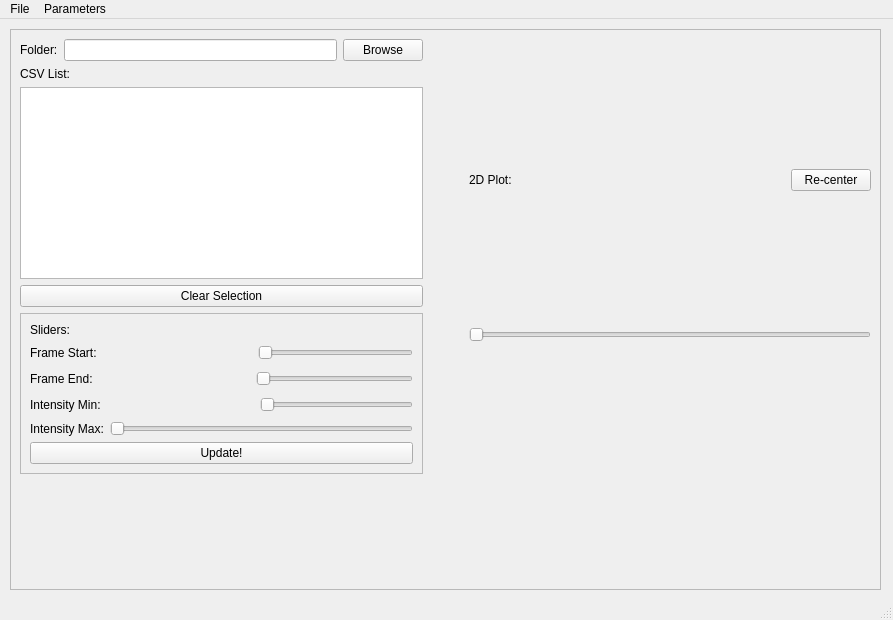
<?xml version="1.0" encoding="UTF-8"?>
<ui version="4.0">
 <class>MainWindow</class>
 <widget class="QMainWindow" name="MainWindow">
  <property name="geometry">
   <rect>
    <x>0</x>
    <y>0</y>
    <width>893</width>
    <height>620</height>
   </rect>
  </property>
  <property name="windowTitle">
   <string>MainWindow</string>
  </property>
  <widget class="QWidget" name="centralwidget">
   <widget class="QFrame" name="main_frame">
    <property name="geometry">
     <rect>
      <x>10</x>
      <y>10</y>
      <width>871</width>
      <height>561</height>
     </rect>
    </property>
    <property name="frameShape">
     <enum>QFrame::StyledPanel</enum>
    </property>
    <property name="frameShadow">
     <enum>QFrame::Raised</enum>
    </property>
    <layout class="QGridLayout" name="gridLayout">
     <item row="0" column="0">
      <layout class="QVBoxLayout" name="verticalLayout_4">
       <item>
        <layout class="QHBoxLayout" name="horizontalLayout_7" stretch="0,0,0">
         <item>
          <layout class="QVBoxLayout" name="side_bar">
           <item>
            <layout class="QHBoxLayout" name="horizontalLayout_5">
             <item>
              <widget class="QLabel" name="label">
               <property name="text">
                <string>Folder:</string>
               </property>
              </widget>
             </item>
             <item>
              <widget class="QLineEdit" name="dir_name_edit"/>
             </item>
             <item>
              <widget class="QPushButton" name="dir_btn">
               <property name="text">
                <string>Browse</string>
               </property>
              </widget>
             </item>
            </layout>
           </item>
           <item>
            <layout class="QVBoxLayout" name="verticalLayout_2">
             <item>
              <widget class="QLabel" name="csv_list_label">
               <property name="text">
                <string>CSV List:</string>
               </property>
              </widget>
             </item>
             <item>
              <widget class="QListWidget" name="csv_list"/>
             </item>
             <item>
              <widget class="QPushButton" name="clear_csvs_btn">
               <property name="text">
                <string>Clear Selection</string>
               </property>
              </widget>
             </item>
             <item>
              <widget class="QFrame" name="frame_4">
               <property name="frameShape">
                <enum>QFrame::StyledPanel</enum>
               </property>
               <property name="frameShadow">
                <enum>QFrame::Raised</enum>
               </property>
               <layout class="QVBoxLayout" name="verticalLayout">
                <item>
                 <widget class="QLabel" name="label_9">
                  <property name="text">
                   <string>Sliders:</string>
                  </property>
                 </widget>
                </item>
                <item>
                 <layout class="QHBoxLayout" name="horizontalLayout">
                  <item>
                   <widget class="QLabel" name="frame_start_slider">
                    <property name="text">
                     <string>Frame Start:</string>
                    </property>
                   </widget>
                  </item>
                  <item>
                   <spacer name="horizontalSpacer">
                    <property name="orientation">
                     <enum>Qt::Horizontal</enum>
                    </property>
                    <property name="sizeHint" stdset="0">
                     <size>
                      <width>40</width>
                      <height>20</height>
                     </size>
                    </property>
                   </spacer>
                  </item>
                  <item>
                   <widget class="QSlider" name="horizontalSlider">
                    <property name="orientation">
                     <enum>Qt::Horizontal</enum>
                    </property>
                   </widget>
                  </item>
                 </layout>
                </item>
                <item>
                 <layout class="QHBoxLayout" name="horizontalLayout_2">
                  <item>
                   <widget class="QLabel" name="frame_end_slider">
                    <property name="text">
                     <string>Frame End:</string>
                    </property>
                   </widget>
                  </item>
                  <item>
                   <spacer name="horizontalSpacer_2">
                    <property name="orientation">
                     <enum>Qt::Horizontal</enum>
                    </property>
                    <property name="sizeHint" stdset="0">
                     <size>
                      <width>40</width>
                      <height>20</height>
                     </size>
                    </property>
                   </spacer>
                  </item>
                  <item>
                   <widget class="QSlider" name="horizontalSlider_2">
                    <property name="orientation">
                     <enum>Qt::Horizontal</enum>
                    </property>
                   </widget>
                  </item>
                 </layout>
                </item>
                <item>
                 <layout class="QHBoxLayout" name="horizontalLayout_3">
                  <item>
                   <widget class="QLabel" name="min_intensity_slider">
                    <property name="text">
                     <string>Intensity Min:</string>
                    </property>
                   </widget>
                  </item>
                  <item>
                   <spacer name="horizontalSpacer_3">
                    <property name="orientation">
                     <enum>Qt::Horizontal</enum>
                    </property>
                    <property name="sizeHint" stdset="0">
                     <size>
                      <width>40</width>
                      <height>20</height>
                     </size>
                    </property>
                   </spacer>
                  </item>
                  <item>
                   <widget class="QSlider" name="horizontalSlider_3">
                    <property name="orientation">
                     <enum>Qt::Horizontal</enum>
                    </property>
                   </widget>
                  </item>
                 </layout>
                </item>
                <item>
                 <layout class="QHBoxLayout" name="horizontalLayout_4">
                  <item>
                   <widget class="QLabel" name="max_intensity_slider">
                    <property name="text">
                     <string>Intensity Max:</string>
                    </property>
                   </widget>
                  </item>
                  <item>
                   <widget class="QSlider" name="horizontalSlider_4">
                    <property name="orientation">
                     <enum>Qt::Horizontal</enum>
                    </property>
                   </widget>
                  </item>
                 </layout>
                </item>
                <item>
                 <widget class="QPushButton" name="pushButton">
                  <property name="text">
                   <string>Update!</string>
                  </property>
                 </widget>
                </item>
               </layout>
              </widget>
             </item>
            </layout>
           </item>
          </layout>
         </item>
         <item>
          <spacer name="horizontalSpacer_4">
           <property name="orientation">
            <enum>Qt::Horizontal</enum>
           </property>
           <property name="sizeType">
            <enum>QSizePolicy::Fixed</enum>
           </property>
           <property name="sizeHint" stdset="0">
            <size>
             <width>40</width>
             <height>20</height>
            </size>
           </property>
          </spacer>
         </item>
         <item>
          <layout class="QVBoxLayout" name="verticalLayout_5" stretch="0,1,0">
           <item>
            <layout class="QHBoxLayout" name="horizontalLayout_10">
             <item>
              <widget class="QLabel" name="label_3">
               <property name="maximumSize">
                <size>
                 <width>16777215</width>
                 <height>30</height>
                </size>
               </property>
               <property name="text">
                <string>2D Plot:</string>
               </property>
              </widget>
             </item>
             <item>
              <spacer name="horizontalSpacer_5">
               <property name="orientation">
                <enum>Qt::Horizontal</enum>
               </property>
               <property name="sizeHint" stdset="0">
                <size>
                 <width>40</width>
                 <height>20</height>
                </size>
               </property>
              </spacer>
             </item>
             <item>
              <widget class="QPushButton" name="pushButton_2">
               <property name="text">
                <string>Re-center</string>
               </property>
              </widget>
             </item>
            </layout>
           </item>
           <item>
            <layout class="QVBoxLayout" name="verticalLayout_3">
             <property name="sizeConstraint">
              <enum>QLayout::SetMinimumSize</enum>
             </property>
            </layout>
           </item>
           <item>
            <widget class="QSlider" name="horizontalSlider_5">
             <property name="orientation">
              <enum>Qt::Horizontal</enum>
             </property>
            </widget>
           </item>
          </layout>
         </item>
        </layout>
       </item>
       <item>
        <spacer name="verticalSpacer_2">
         <property name="orientation">
          <enum>Qt::Vertical</enum>
         </property>
         <property name="sizeHint" stdset="0">
          <size>
           <width>20</width>
           <height>40</height>
          </size>
         </property>
        </spacer>
       </item>
      </layout>
     </item>
    </layout>
   </widget>
  </widget>
  <widget class="QMenuBar" name="menubar">
   <property name="geometry">
    <rect>
     <x>0</x>
     <y>0</y>
     <width>893</width>
     <height>21</height>
    </rect>
   </property>
   <widget class="QMenu" name="menuFile">
    <property name="title">
     <string>File</string>
    </property>
   </widget>
   <widget class="QMenu" name="menuCentering_Parameters">
    <property name="title">
     <string>Parameters</string>
    </property>
    <addaction name="actionCentering_Parameters"/>
    <addaction name="actionDown_Sampling"/>
   </widget>
   <addaction name="menuFile"/>
   <addaction name="menuCentering_Parameters"/>
  </widget>
  <widget class="QStatusBar" name="statusbar"/>
  <action name="actionCentering_Parameters">
   <property name="text">
    <string>Center Finding</string>
   </property>
  </action>
  <action name="actionDown_Sampling">
   <property name="text">
    <string>Down Sampling</string>
   </property>
  </action>
 </widget>
 <resources/>
 <connections/>
</ui>
